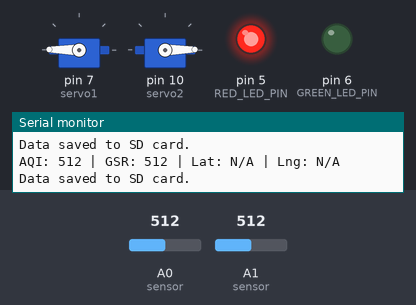
Bench run of a sketch on a simulated Arduino Uno, built with avr-gcc and run on an emulated ATmega328P. Parts: 2 × servo, output pins drawn as LEDs (lit = HIGH), the last lines printed to the serial monitor. The test bench sets the inputs (shaded band); at power-on: A0 (sensor) = 512, A1 (sensor) = 512. Storage starts empty.

Above: at 3.2 s.
3.3 s: A0 (sensor) set to 81
4.8 s: A0 (sensor) set to 68
At 5.9 s:
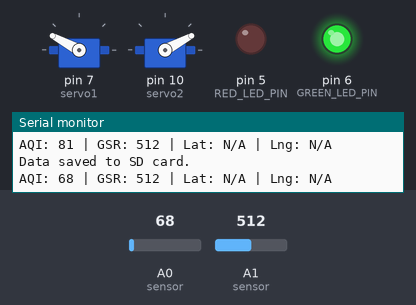
At 8.0 s:
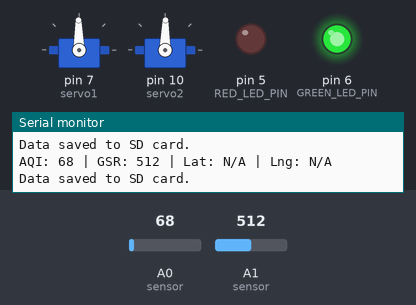
8.3 s: A0 (sensor) set to 85
At 8.98 s:
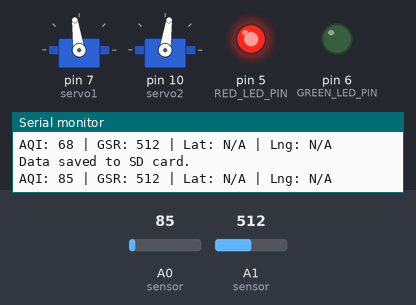
11.8 s: A0 (sensor) set to 65
At 12.37 s:
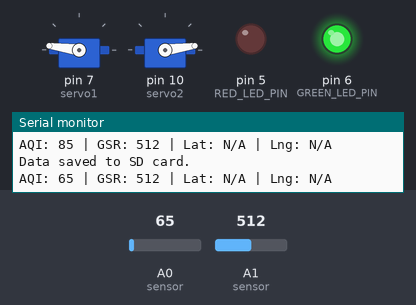
15.3 s: A1 (sensor) set to 110
19.6 s: A1 (sensor) set to 94
Timing chart, 0 to 22.1 s (numbered marks = the images above; inputs shaded):
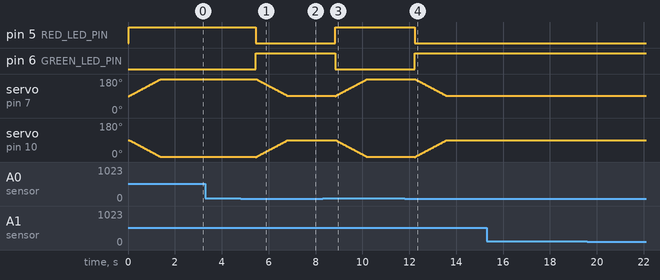

Measured:
- the behaviour switches between 76 and 75 on A0 (sensor) (found by bisection; images 0 and 1)
- after the input at 4.8 s, pin 5 (RED_LED_PIN): HIGH → LOW after 0.65 s; pin 6 (GREEN_LED_PIN): LOW → HIGH after 0.65 s
- after the input at 8.3 s, pin 5 (RED_LED_PIN): LOW → HIGH after 0.54 s; pin 6 (GREEN_LED_PIN): HIGH → LOW after 0.54 s
- after the input at 11.8 s, pin 5 (RED_LED_PIN): HIGH → LOW after 0.43 s; pin 6 (GREEN_LED_PIN): LOW → HIGH after 0.43 s

The sketch:

Arduino_Code.ino
```cpp
#include <Servo.h>
#include <SoftwareSerial.h>
#include <SD.h>
#include <SPI.h>

// Initialize GPS module
SoftwareSerial SoftSerial(2, 3);  // GPS module: RX = pin 2, TX = pin 3
unsigned char buffer[64];         // Buffer for receiving GPS data
int count = 0;                    // Buffer counter
String latitude = "N/A";          // Latitude
String longitude = "N/A";         // Longitude
String elevation = "0";           // Default elevation (set to 0 unless altitude sensor is added)

// Sensor values
int sensorValue;                  // MQ135 value (Air Quality Index)
int gsrValue;                     // GSR value
const int THRESHOLD = 75;         // AQI threshold

// SD card
const int chipSelect = 4;         // SD card CS pin

// LED setup
const int RED_LED_PIN = 5;
const int GREEN_LED_PIN = 6;

// Servo setup
Servo servo1;
Servo servo2;
int servoPos1 = 90;
int servoPos2 = 90;
bool isHigh = false;

// GPS timing control
unsigned long lastGPSTime = 0;
unsigned long gpsUpdateInterval = 1000;  // Update every 1 second

// Data record counter
int recordNumber = 1;

void setup() {
  Serial.begin(9600);             // Main serial monitor
  SoftSerial.begin(9600);         // GPS serial

  servo1.attach(7);               // Servo 1 on pin 7
  servo2.attach(10);              // Servo 2 on pin 10
  servo1.write(servoPos1);
  servo2.write(servoPos2);

  pinMode(RED_LED_PIN, OUTPUT);
  pinMode(GREEN_LED_PIN, OUTPUT);

  if (!SD.begin(chipSelect)) {
    Serial.println("SD card initialization failed!");
    while (1); // Stop running
  }
  Serial.println("SD card initialized.");

  // Write CSV header
  File dataFile = SD.open("data.txt", FILE_WRITE);
  if (dataFile) {
    dataFile.println("Number,lat,lon,ele,time,AQI,GSR");
    dataFile.close();
  }
}

void loop() {
  unsigned long currentMillis = millis();

  // Update GPS data every second
  if (currentMillis - lastGPSTime >= gpsUpdateInterval) {
    processGPSData();
    lastGPSTime = currentMillis;
  }

  sensorValue = analogRead(A0); // MQ135 sensor (AQI)
  gsrValue = analogRead(A1);    // GSR sensor

  // Print sensor and GPS data to serial monitor
  Serial.print("AQI: "); Serial.print(sensorValue);
  Serial.print(" | GSR: "); Serial.print(gsrValue);
  Serial.print(" | Lat: "); Serial.print(latitude);
  Serial.print(" | Lng: "); Serial.println(longitude);

  // LED indicator logic
  if (sensorValue > THRESHOLD) {
    digitalWrite(RED_LED_PIN, HIGH);
    digitalWrite(GREEN_LED_PIN, LOW);
  } else {
    digitalWrite(RED_LED_PIN, LOW);
    digitalWrite(GREEN_LED_PIN, HIGH);
  }

  // Servo control logic
  if (sensorValue > THRESHOLD && !isHigh) {
    moveServosToPosition(180, 0);
    isHigh = true;
  } else if (sensorValue <= THRESHOLD && isHigh) {
    moveServosToPosition(90, 90);
    isHigh = false;
  }

  saveDataToSD();
  delay(1000); // Delay between data logs
}

void moveServosToPosition(int pos1, int pos2) {
  int step = (pos1 > servoPos1) ? 1 : -1;
  for (int pos = servoPos1; pos != pos1; pos += step) {
    servo1.write(pos);
    servo2.write(180 - pos);
    delay(15);
  }
  servoPos1 = pos1;
  servoPos2 = pos2;
}

void processGPSData() {
  if (SoftSerial.available()) {
    while (SoftSerial.available()) {
      buffer[count++] = SoftSerial.read();
      if (count == 64) break;
    }
    parseGPSData();
    clearBufferArray();
    count = 0;
  }
}

void parseGPSData() {
  String rawData = "";
  for (int i = 0; i < count; i++) {
    rawData += char(buffer[i]);
  }
  int latIndex = rawData.indexOf("N");
  int lngIndex = rawData.indexOf("E");

  if (latIndex != -1 && lngIndex != -1) {
    latitude = rawData.substring(latIndex - 10, latIndex);
    longitude = rawData.substring(lngIndex - 11, lngIndex);
  }
}

void clearBufferArray() {
  for (int i = 0; i < count; i++) {
    buffer[i] = NULL;
  }
}

void saveDataToSD() {
  File dataFile = SD.open("data.txt", FILE_WRITE);
  if (dataFile) {
    // Convert millis to hh:mm:ss format
    unsigned long currentMillis = millis();
    int seconds = (currentMillis / 1000) % 60;
    int minutes = (currentMillis / 60000) % 60;
    int hours = (currentMillis / 3600000) % 24;
    char timeBuffer[9];
    sprintf(timeBuffer, "%02d:%02d:%02d", hours, minutes, seconds);

    // Write data line
    dataFile.print(recordNumber++); dataFile.print(",");
    dataFile.print(latitude); dataFile.print(",");
    dataFile.print(longitude); dataFile.print(",");
    dataFile.print(elevation); dataFile.print(",");
    dataFile.print(timeBuffer); dataFile.print(",");
    dataFile.print(sensorValue); dataFile.print(",");
    dataFile.println(gsrValue);
    dataFile.close();

    Serial.println("Data saved to SD card.");
  } else {
    Serial.println("Unable to open file!");
  }
}
```
